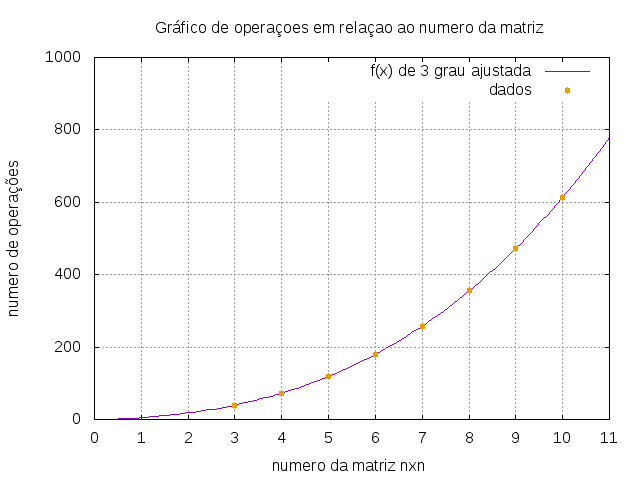

The script that saved this image:
set terminal png enhanced


set output "graficomatriz.png"

f(x)=a*x**3+b*x**2+c*x+d
set xlabel "numero da matriz nxn"
set ylabel "numero de operações"
set title "Gráfico de operaçoes em relaçao ao numero da matriz"
set grid
set xrange [0:11]
set yrange [0:1000]
set  xtics 1
fit f(x) "dadosgraficomatriz.dat" via a,b,c,d
plot f(x) t "f(x) de 3 grau ajustada","dadosgraficomatriz.dat" pt 7 ps 1 lc 4 t "dados"



set output


